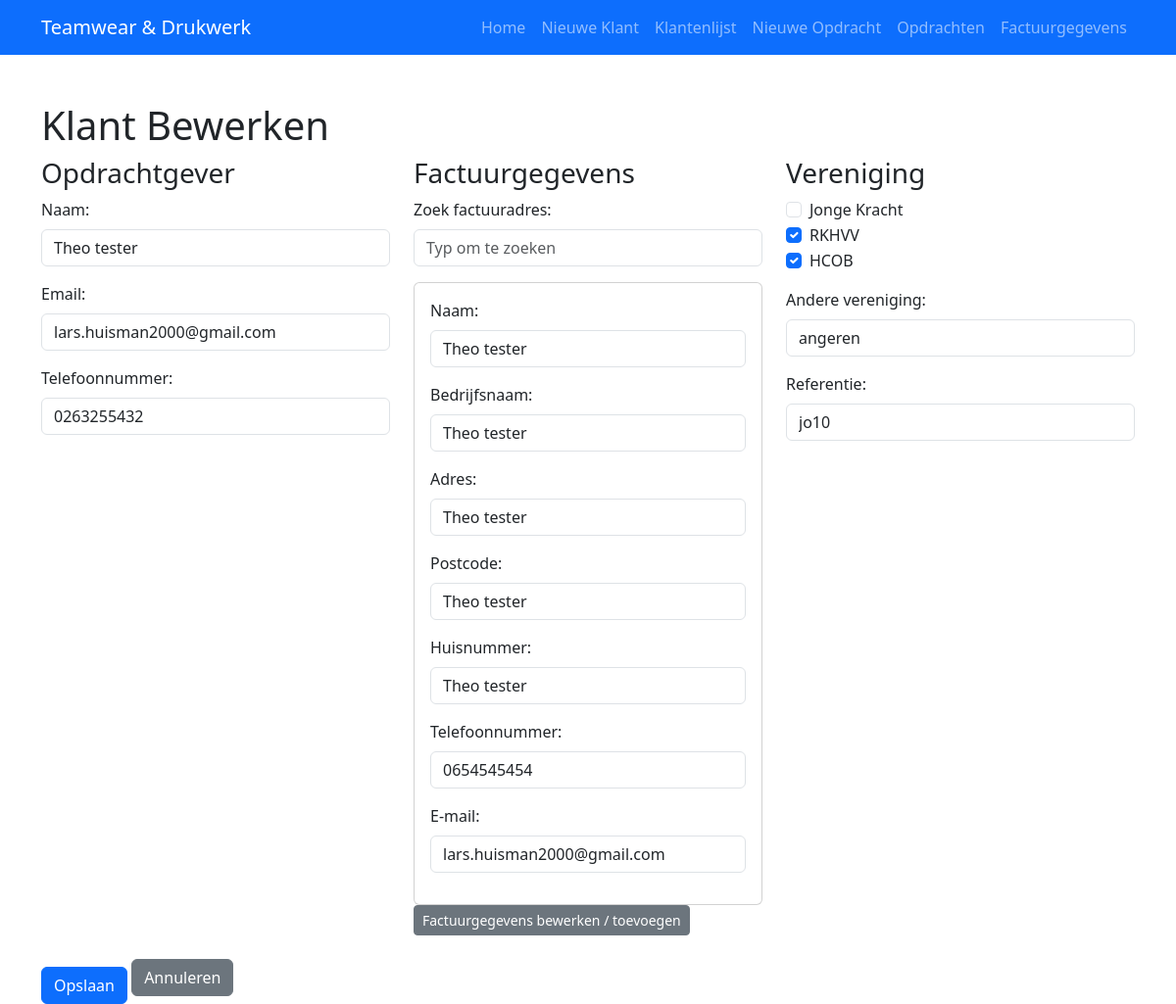
The app's page /edit_customer/1, older data.
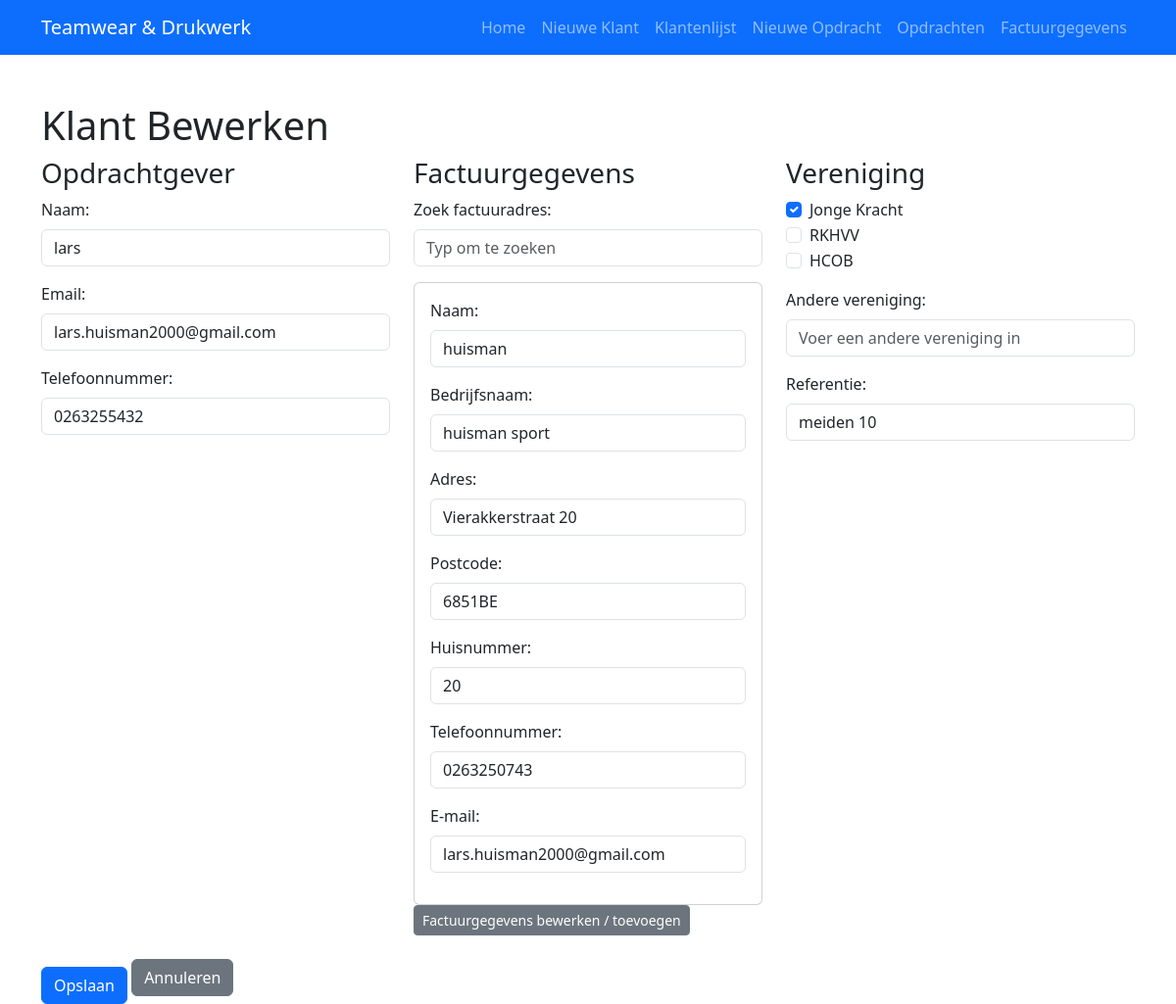
The same page, newer data.
### app.py (models this page shows, shortened)
class Customer(db.Model):
    id = db.Column(db.Integer, primary_key=True)
    name = db.Column(db.String(100), nullable=False)
    email = db.Column(db.String(100), nullable=False)
    telefoon = db.Column(db.String(50))
    referentie = db.Column(db.String(100))
    billing_info_id = db.Column(db.Integer, db.ForeignKey('billing_info.id'), nullable=True)
    vereniging = db.Column(db.String(200), nullable=True)  # Comma-separated string
    assignments = db.relationship('Assignment', backref='customer', cascade="all, delete-orphan", lazy=True)
    billing_info = db.relationship('BillingInfo', foreign_keys=[billing_info_id], uselist=False)

class BillingInfo(db.Model):
    id = db.Column(db.Integer, primary_key=True)
    name = db.Column(db.String(100), nullable=False)
    address = db.Column(db.String(200))
    postcode = db.Column(db.String(20))
    housenumber = db.Column(db.String(20))
    phone = db.Column(db.String(50))
    companyname = db.Column(db.String(100))
    email = db.Column(db.String(100))

### app.py (the view, shortened to what this page needs)
@app.route('/edit_customer/<int:id>', methods=['GET', 'POST'])
def edit_customer(id):
    customer = Customer.query.get_or_404(id)
    billing_info = customer.billing_info
    billing_infos = BillingInfo.query.all()
    known_verenigingen = {"Jonge Kracht", "RKHVV", "HCOB"}
    ven_list = []
    vrije_invoer = ""
    if customer.vereniging:
        items = customer.vereniging.split(',')
        for item in items:
            if item in known_verenigingen:
                ven_list.append(item)
            else:
                vrije_invoer = item
    return render_template('edit_customer.html',
                           customer=customer,
                           billing_info=billing_info,
                           billing_infos=billing_infos,
                           ven_list=ven_list,
                           vrije_invoer=vrije_invoer)

### templates/edit_customer.html (shortened to what the changed rows need)
<!doctype html>
<html lang="nl">
  <head>
    <link href="https://cdn.jsdelivr.net/npm/bootstrap@5.3.0/dist/css/bootstrap.min.css" rel="stylesheet">
  </head>
  <body>
    {% set ven = ven_list %}
    <div class="container mt-5">
      <h1>Klant Bewerken</h1>
      <form method="post" id="editCustomerForm">
        <div class="row">
          <div class="col-md-4">
            <div class="mb-3">
              <label for="name" class="form-label">Naam:</label>
              <input type="text" class="form-control" id="name" name="name" value="{{ customer.name }}" required>
            </div>
            <div class="mb-3">
              <label for="email" class="form-label">Email:</label>
              <input type="email" class="form-control" id="email" name="email" value="{{ customer.email }}" required>
            </div>
            <div class="mb-3">
              <label for="telefoon" class="form-label">Telefoonnummer:</label>
              <input type="text" class="form-control" id="telefoon" name="telefoon" value="{{ customer.telefoon if customer.telefoon else '' }}">
            </div>
          </div>
          <div class="col-md-4">
            <div class="collapse {% if billing_info %}show{% endif %}" id="newBillingAddress">
              <div class="card card-body">
                <div class="mb-3">
                  <label for="factuur_naam" class="form-label">Naam:</label>
                  <input type="text" class="form-control" id="factuur_naam" name="factuur_naam" placeholder="Vul de naam in" value="{{ billing_info.name if billing_info else '' }}">
                </div>
                <div class="mb-3">
                  <label for="factuur_companyname" class="form-label">Bedrijfsnaam:</label>
                  <input type="text" class="form-control" id="factuur_companyname" name="factuur_companyname" placeholder="Vul de bedrijfsnaam in" value="{{ billing_info.companyname if billing_info else '' }}">
                </div>
                <div class="mb-3">
                  <label for="factuur_adres" class="form-label">Adres:</label>
                  <input type="text" class="form-control" id="factuur_adres" name="factuur_adres" placeholder="Vul het adres in" value="{{ billing_info.address if billing_info else '' }}">
                </div>
                <div class="mb-3">
                  <label for="factuur_postcode" class="form-label">Postcode:</label>
                  <input type="text" class="form-control" id="factuur_postcode" name="factuur_postcode" placeholder="Vul de postcode in" value="{{ billing_info.postcode if billing_info else '' }}">
                </div>
                <div class="mb-3">
                  <label for="factuur_huisnummer" class="form-label">Huisnummer:</label>
                  <input type="text" class="form-control" id="factuur_huisnummer" name="factuur_huisnummer" placeholder="Vul het huisnummer in" value="{{ billing_info.housenumber if billing_info else '' }}">
                </div>
                <div class="mb-3">
                  <label for="factuur_telefoon" class="form-label">Telefoonnummer:</label>
                  <input type="text" class="form-control" id="factuur_telefoon" name="factuur_telefoon" placeholder="Vul het telefoonnummer in" value="{{ billing_info.phone if billing_info else '' }}">
                </div>
                <div class="mb-3">
                  <label for="factuur_email" class="form-label">E-mail:</label>
                  <input type="email" class="form-control" id="factuur_email" name="factuur_email" placeholder="voorbeeld@domein.nl" value="{{ billing_info.email if billing_info else '' }}">
                </div>
              </div>
            </div>
          </div>
          <div class="col-md-4">
            <div class="form-check">
              <input class="form-check-input" type="checkbox" id="vereniging_jk" name="vereniging[]" value="Jonge Kracht" {% if 'Jonge Kracht' in ven %}checked{% endif %}>
              <label class="form-check-label" for="vereniging_jk">Jonge Kracht</label>
            </div>
            <div class="form-check">
              <input class="form-check-input" type="checkbox" id="vereniging_rkhvv" name="vereniging[]" value="RKHVV" {% if 'RKHVV' in ven %}checked{% endif %}>
              <label class="form-check-label" for="vereniging_rkhvv">RKHVV</label>
            </div>
            <div class="form-check">
              <input class="form-check-input" type="checkbox" id="vereniging_hcob" name="vereniging[]" value="HCOB" {% if 'HCOB' in ven %}checked{% endif %}>
              <label class="form-check-label" for="vereniging_hcob">HCOB</label>
            </div>
            <div class="mt-3">
              <label for="andere_vereniging" class="form-label">Andere vereniging:</label>
              <input type="text" class="form-control" id="andere_vereniging" name="andere_vereniging" placeholder="Voer een andere vereniging in" value="{{ vrije_invoer }}">
            </div>
            <div class="mt-3">
              <label for="referentie" class="form-label">Referentie:</label>
              <input type="text" class="form-control" id="referentie" name="referentie" placeholder="Voer referentie in" value="{{ customer.referentie if customer.referentie else '' }}">
            </div>
          </div>
        </div>
      </form>
    </div>
  </body>
</html>

Row changes from the older to the newer data that the page shows:
changed Customer "lars.huisman2000@gmail.com": name "Theo tester" → "lars"; referentie "jo10" → "meiden 10"
changed BillingInfo "lars.huisman2000@gmail.com": factuur_naam "Theo tester" → "huisman"; factuur_companyname "Theo tester" → "huisman sport"; factuur_adres "Theo tester" → "Vierakkerstraat 20"; factuur_postcode "Theo tester" → "6851BE"; factuur_huisnummer "Theo tester" → "20"; factuur_telefoon "0654545454" → "0263250743"
Text that changed along with them:
form field if: "☐" → "☑"
form field if: "☑" → "☐"
form field andere_vereniging: "angeren" → (not shown)
